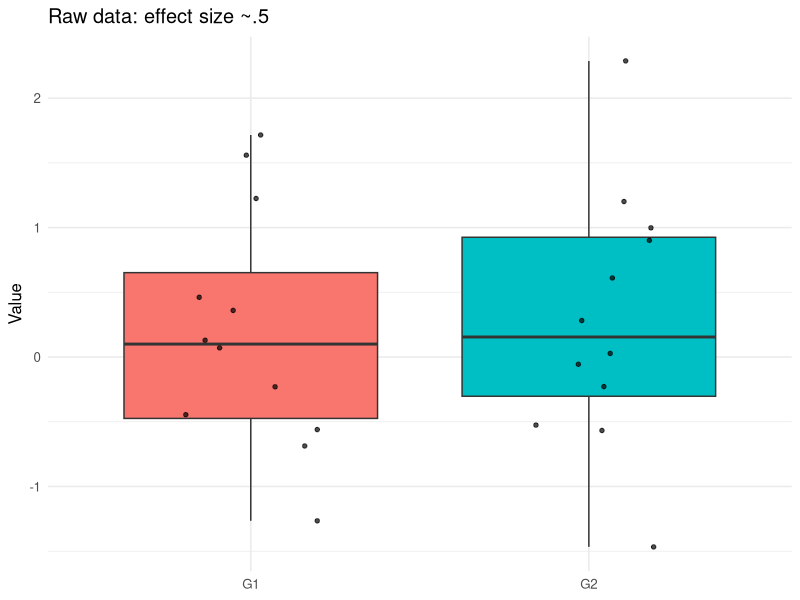
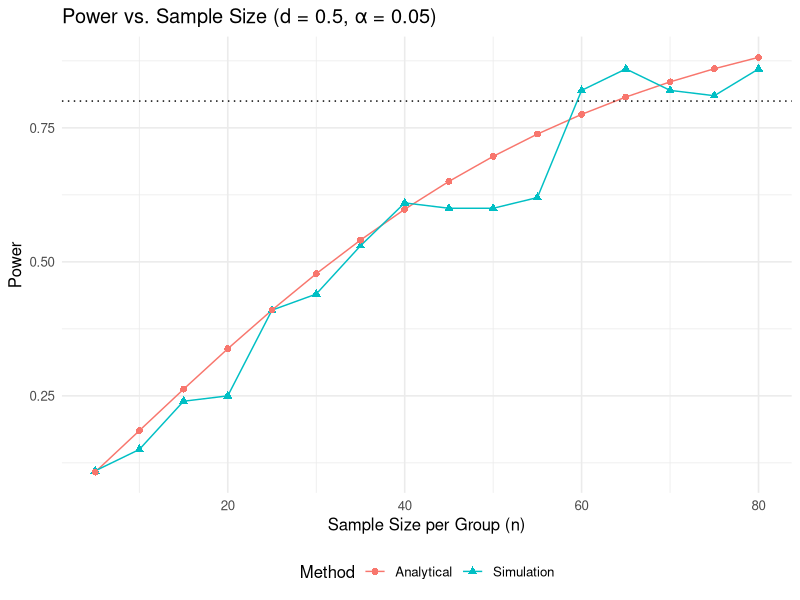
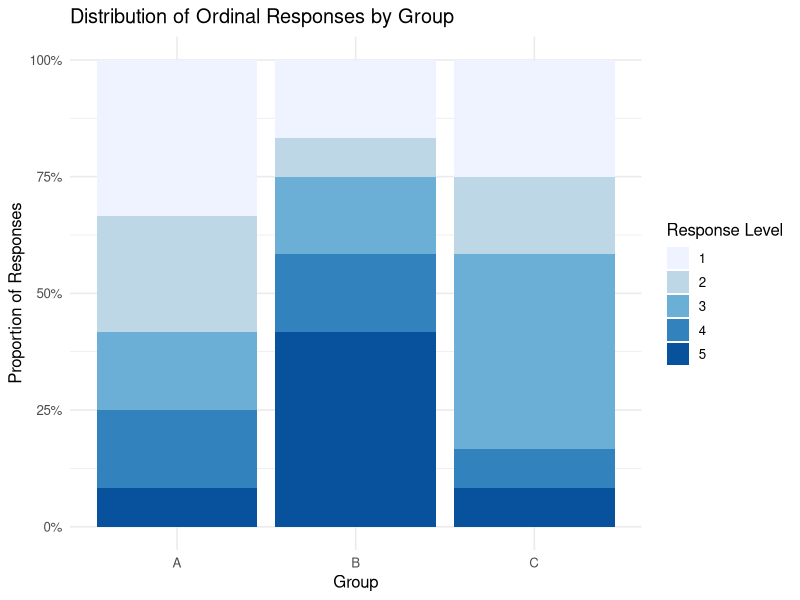
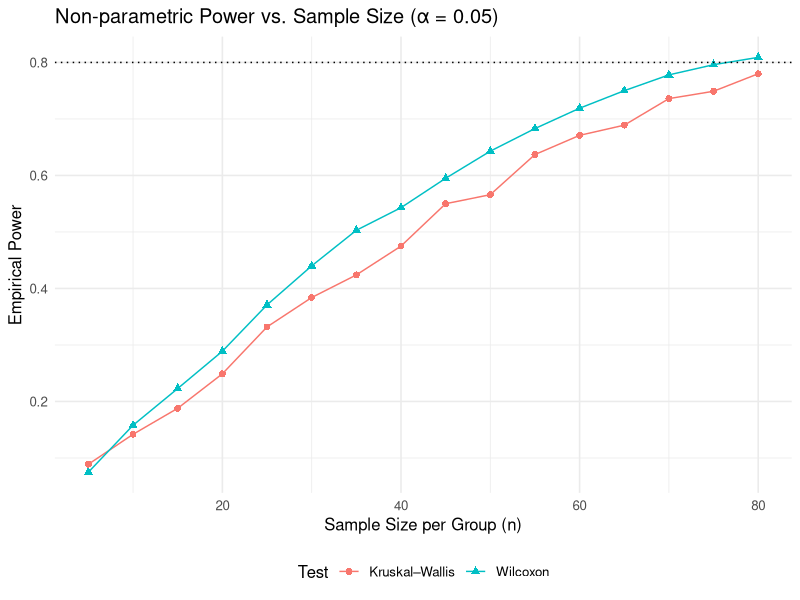

These figures' R source, in order:
# Simulation-Based Statistical Inference for HCI – R Tutorial with Visualizations
# -------------------------------------------------------------------
# This tutorial demonstrates how statistical power
# behaves for different statistical tests under different conditions.
# We visualize both the raw data and the p-value distributions.
# -------------------------------------------------------------------
# Key Concepts:
# - Type I error (α): False positive rate when H0 is true.
# - Power (1 - β): True positive rate when there is an effect.
# - Liberal test: Rejects too often (inflated α).
# - Conservative test: Rejects too rarely (low power).
# -------------------------------------------------------------------


set.seed(123)
library(tidyverse)
library(pwr)
library(glue)


n <- 12
theme_set(theme_minimal(base_size = 12))

# -------------------------------------------------------------------------
# Visualize raw simulated dataset from one simulation ---------------------
# -------------------------------------------------------------------------

# Example of a strong effect (for power visualization)
x_example <- rnorm(n, 0, 1)
y_example <- rnorm(n, .5, 1)
df_example <- tibble(value = c(x_example, y_example),
                     group = factor(rep(c("G1", "G2"), each = n)))



  ggplot(df_example, aes(group, value, fill = group)) +
    geom_boxplot(outlier.shape = NA) +
    geom_jitter(width = 0.2, alpha = 0.7, size = 1.2) +
    labs(title = "Raw data: effect size ~.5", x = NULL, y = "Value") +
    theme(legend.position = "none")






# Fixed effect size and α
d      <- 0.5        # Cohen's d
alpha  <- 0.05
nsim   <- 100

# Sequence of per‐group sample sizes to explore
ns     <- seq(5, 80, by = 5)

# 1) Simulation-based power for each n
sim_powers <- map_dbl(ns, function(n) {
  pvals <- replicate(nsim, {
    x <- rnorm(n, mean = 0, sd = 1)
    y <- rnorm(n, mean = d, sd = 1)
    t.test(x, y, var.equal = TRUE)$p.value
  })
  mean(pvals < alpha)
})

# 2) Analytical power for each n
ana_powers <- map_dbl(ns, function(n) {
  pwr.t.test(
    n          = n,
    d          = d,
    sig.level  = alpha,
    type       = "two.sample",
    alternative = "two.sided"
  )$power
})

# Combine into tidy data frame
power_df <- tibble(
  n       = rep(ns, 2),
  power   = c(sim_powers, ana_powers),
  method  = rep(c("Simulation", "Analytical"), each = length(ns))
)

# Plot
ggplot(power_df, aes(n, power, color = method, shape = method)) +
  geom_line() +
  geom_point(size = 2) +
  geom_hline(yintercept = 0.8, linetype = "dotted") +
  labs(
    title    = glue("Power vs. Sample Size (d = {d}, α = {alpha})"),
    x        = "Sample Size per Group (n)",
    y        = "Power",
    color    = "Method",
    shape    = "Method"
  ) +
  theme(legend.position = "bottom")






## non-parametric data fixed effect size and sample size
### You expect A<B, C is just a control condition
# ------------------------------------------------------------------------------
# 1. Parameters and cut-points for transforming latent normals into 1–5 scale
# ------------------------------------------------------------------------------
n_per_group <- 12        # number of observations per group
shift_AB    <- 0.5       # mean difference between group A and B on the latent scale
shift_C     <- 0.1      # mean difference for group C
cut_points  <- c(-Inf, -0.8, -0.25, 0.25, 0.8, Inf)  # defines thresholds for 5 ordinal levels

# ------------------------------------------------------------------------------
# 2. Generating one set of raw ordinal data for groups A, B, and C
# ------------------------------------------------------------------------------
# 2a. Create latent-normal values for each group
latent_A <- rnorm(n_per_group, mean = 0,      sd = 1)
latent_B <- rnorm(n_per_group, mean = shift_AB, sd = 1)
latent_C <- rnorm(n_per_group, mean = shift_C,  sd = 1)

# 2b. Convert latent values into integer levels 1–5 by cutting at the predefined breaks
value_A <- as.integer(cut(latent_A, breaks = cut_points, labels = FALSE, right = FALSE))
value_B <- as.integer(cut(latent_B, breaks = cut_points, labels = FALSE, right = FALSE))
value_C <- as.integer(cut(latent_C, breaks = cut_points, labels = FALSE, right = FALSE))

# 2c. Build a data.frame with explicit columns
raw_df <- data.frame(
  group = rep(c("A", "B", "C"), each = n_per_group),
  value = factor(
    c(value_A, value_B, value_C),
    levels = 1:5,
    ordered = TRUE
  )
)

# ------------------------------------------------------------------------------
# 3. Inspect the raw data by hand
# ------------------------------------------------------------------------------
# 3a. Frequency counts for each level within each group
freq_table <- table(raw_df$group, raw_df$value)
print("Frequency table of observed levels in each group:")
print(freq_table)

# 3b. Summary statistics (median and interquartile range)
# We coerce the ordered factor back to integer for summary computations
raw_df$value_int <- as.integer(raw_df$value)

summary_stats <- data.frame(
  group = character(0),
  median = numeric(0),
  Q1     = numeric(0),
  Q3     = numeric(0),
  stringsAsFactors = FALSE
)

for (grp in unique(raw_df$group)) {
  this_values <- raw_df$value_int[raw_df$group == grp]
  summary_stats <- rbind(summary_stats, data.frame(
    group = grp,
    median = median(this_values),
    Q1     = quantile(this_values, 0.25),
    Q3     = quantile(this_values, 0.75),
    stringsAsFactors = FALSE
  ))
}

print("Summary statistics by group:")
print(summary_stats)

# ------------------------------------------------------------------------------
# 4. Visualize the distribution of ordinal responses
# ------------------------------------------------------------------------------
# We manually compute proportions for each (group, level) pair and then plot.
prop_df <- as.data.frame(freq_table) %>%
  rename(group = Var1, value = Var2, count = Freq) %>%
  group_by(group) %>%
  mutate(proportion = count / sum(count))

ggplot(data = prop_df, aes(x = group, y = proportion, fill = value)) +
  geom_bar(stat = "identity", position = "fill") +
  scale_y_continuous(labels = scales::percent_format()) +
  labs(
    title = "Distribution of Ordinal Responses by Group",
    x = "Group",
    y = "Proportion of Responses",
    fill = "Response Level"
  ) +
  scale_fill_brewer(palette = "Blues", direction = 1)

# ------------------------------------------------------------------------------
# 5. Simple non-parametric tests on the single dataset
# ------------------------------------------------------------------------------
# 5a. Kruskal–Wallis test (A, B, and C)
kw_test_result <- kruskal.test(value_int ~ group, data = raw_df)
cat("Kruskal–Wallis test (A, B, C): p-value =", round(kw_test_result$p.value, 3), "\n")


# 5b. Wilcoxon rank‐sum (A vs B only)
values_A  <- raw_df$value_int[raw_df$group == "A"]
values_B  <- raw_df$value_int[raw_df$group == "B"]
wilcox_test_result <- wilcox.test(values_A, values_B, exact = FALSE)
cat("Wilcoxon rank‐sum test (A vs B): p-value =", round(wilcox_test_result$p.value, 3), "\n")

# ------------------------------------------------------------------------------
# 6. Simulation study: repeat data generation 1,000 times and estimate power
# ------------------------------------------------------------------------------
n_sims <- 1000

# Preallocate vectors to hold p-values
pvals_wilcox  <- numeric(n_sims)
pvals_kruskal <- numeric(n_sims)

for (sim in seq_len(n_sims)) {
  # Generate latent normals for each group
  latent_A <- rnorm(n_per_group, mean = 0,       sd = 1)
  latent_B <- rnorm(n_per_group, mean = shift_AB, sd = 1)
  latent_C <- rnorm(n_per_group, mean = shift_C,  sd = 1)
  
  # Convert to ordinal
  val_A <- as.integer(cut(latent_A, breaks = cut_points, labels = FALSE, right = FALSE))
  val_B <- as.integer(cut(latent_B, breaks = cut_points, labels = FALSE, right = FALSE))
  val_C <- as.integer(cut(latent_C, breaks = cut_points, labels = FALSE, right = FALSE))
  
  # Wilcoxon for A vs B
  test_w <- wilcox.test(val_A, val_B, exact = FALSE)
  pvals_wilcox[sim] <- test_w$p.value
  
  # Kruskal–Wallis across A, B, C
  all_vals  <- c(val_A, val_B, val_C)
  all_group <- factor(rep(c("A","B","C"), each = n_per_group))
  test_kw <- kruskal.test(all_vals, all_group)
  pvals_kruskal[sim] <- test_kw$p.value
}

# Calculate empirical power at α = 0.05
alpha <- 0.05
power_wilcox  <- mean(pvals_wilcox  < alpha)
power_kruskal <- mean(pvals_kruskal < alpha)

power_results <- data.frame(
  test            = c("Wilcoxon rank‐sum", "Kruskal–Wallis"),
  empirical_power = c(power_wilcox, power_kruskal)
)

print("Estimated statistical power (α = 0.05):")
print(power_results)


# ------------------------------------------------------------------------------
# 7. Simulation‐based power curves for Wilcoxon and Kruskal–Wallis over n --------
# ------------------------------------------------------------------------------

set.seed(456)

# 7a. Define range of sample sizes and number of sims
nsim       <- 1000
ns_vec     <- seq(5, 80, by = 5)
shift_AB   <- 0.5      # same as before
shift_C    <- 0.1
cut_pts    <- cut_points  # reuse your cut_points vector
alpha      <- 0.05

# 7b. Preallocate lists to store power results
power_nonpar <- map_dfr(ns_vec, function(n_per_group) {
  # vectors to collect p‐values
  p_w   <- numeric(nsim)
  p_kw  <- numeric(nsim)
  
  for (i in seq_len(nsim)) {
    # simulate latent normals
    lat_A <- rnorm(n_per_group, mean = 0,        sd = 1)
    lat_B <- rnorm(n_per_group, mean = shift_AB, sd = 1)
    lat_C <- rnorm(n_per_group, mean = shift_C,  sd = 1)
    
    # cut to ordinal
    vA <- as.integer(cut(lat_A, breaks = cut_pts, labels = FALSE, right = FALSE))
    vB <- as.integer(cut(lat_B, breaks = cut_pts, labels = FALSE, right = FALSE))
    vC <- as.integer(cut(lat_C, breaks = cut_pts, labels = FALSE, right = FALSE))
    
    # Wilcoxon A vs B
    p_w[i]  <- wilcox.test(vA, vB, exact = FALSE)$p.value
    
    # Kruskal–Wallis A, B, C
    all_v    <- c(vA, vB, vC)
    grp_fac  <- factor(rep(c("A","B","C"), each = n_per_group))
    p_kw[i]  <- kruskal.test(all_v, grp_fac)$p.value
  }
  
  # compute empirical power
  tibble(
    n        = n_per_group,
    method   = c("Wilcoxon", "Kruskal–Wallis"),
    power    = c(mean(p_w < alpha), mean(p_kw < alpha))
  )
})

# 7c. Plot non‐parametric power curves
ggplot(power_nonpar, aes(x = n, y = power, color = method, shape = method)) +
  geom_line() +
  geom_point(size = 2) +
  geom_hline(yintercept = 0.8, linetype = "dotted") +
  labs(
    title = glue("Non-parametric Power vs. Sample Size (α = {alpha})"),
    x     = "Sample Size per Group (n)",
    y     = "Empirical Power",
    color = "Test",
    shape = "Test"
  ) +
  theme(legend.position = "bottom")
